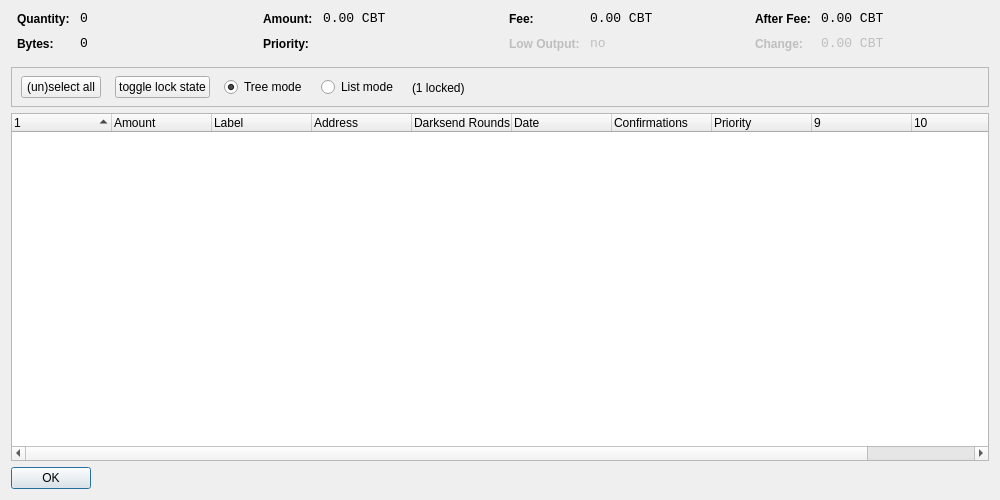
<?xml version="1.0" encoding="UTF-8"?>
<ui version="4.0">
 <class>CoinControlDialog</class>
 <widget class="QDialog" name="CoinControlDialog">
  <property name="geometry">
   <rect>
    <x>0</x>
    <y>0</y>
    <width>1000</width>
    <height>500</height>
   </rect>
  </property>
  <property name="windowTitle">
   <string>Coin Control</string>
  </property>
  <layout class="QVBoxLayout" name="verticalLayout">
   <item>
    <layout class="QHBoxLayout" name="horizontalLayoutTop" stretch="0,0,0,0">
     <property name="topMargin">
      <number>0</number>
     </property>
     <property name="bottomMargin">
      <number>10</number>
     </property>
     <item>
      <layout class="QFormLayout" name="formLayoutCoinControl1">
       <property name="horizontalSpacing">
        <number>10</number>
       </property>
       <property name="verticalSpacing">
        <number>10</number>
       </property>
       <property name="leftMargin">
        <number>6</number>
       </property>
       <property name="rightMargin">
        <number>6</number>
       </property>
       <item row="0" column="0">
        <widget class="QLabel" name="labelCoinControlQuantityText">
         <property name="styleSheet">
          <string notr="true">font-weight:bold;</string>
         </property>
         <property name="text">
          <string>Quantity:</string>
         </property>
        </widget>
       </item>
       <item row="0" column="1">
        <widget class="QLabel" name="labelCoinControlQuantity">
         <property name="font">
          <font>
           <family>Monospace</family>
           <pointsize>10</pointsize>
          </font>
         </property>
         <property name="cursor">
          <cursorShape>IBeamCursor</cursorShape>
         </property>
         <property name="contextMenuPolicy">
          <enum>Qt::ActionsContextMenu</enum>
         </property>
         <property name="text">
          <string notr="true">0</string>
         </property>
         <property name="textInteractionFlags">
          <set>Qt::LinksAccessibleByMouse|Qt::TextSelectableByKeyboard|Qt::TextSelectableByMouse</set>
         </property>
        </widget>
       </item>
       <item row="1" column="0">
        <widget class="QLabel" name="labelCoinControlBytesText">
         <property name="styleSheet">
          <string notr="true">font-weight:bold;</string>
         </property>
         <property name="text">
          <string>Bytes:</string>
         </property>
        </widget>
       </item>
       <item row="1" column="1">
        <widget class="QLabel" name="labelCoinControlBytes">
         <property name="font">
          <font>
           <family>Monospace</family>
           <pointsize>10</pointsize>
          </font>
         </property>
         <property name="cursor">
          <cursorShape>IBeamCursor</cursorShape>
         </property>
         <property name="contextMenuPolicy">
          <enum>Qt::ActionsContextMenu</enum>
         </property>
         <property name="text">
          <string notr="true">0</string>
         </property>
         <property name="textInteractionFlags">
          <set>Qt::LinksAccessibleByMouse|Qt::TextSelectableByKeyboard|Qt::TextSelectableByMouse</set>
         </property>
        </widget>
       </item>
      </layout>
     </item>
     <item>
      <layout class="QFormLayout" name="formLayoutCoinControl2">
       <property name="horizontalSpacing">
        <number>10</number>
       </property>
       <property name="verticalSpacing">
        <number>10</number>
       </property>
       <property name="leftMargin">
        <number>6</number>
       </property>
       <property name="rightMargin">
        <number>6</number>
       </property>
       <item row="0" column="0">
        <widget class="QLabel" name="labelCoinControlAmountText">
         <property name="styleSheet">
          <string notr="true">font-weight:bold;</string>
         </property>
         <property name="text">
          <string>Amount:</string>
         </property>
        </widget>
       </item>
       <item row="0" column="1">
        <widget class="QLabel" name="labelCoinControlAmount">
         <property name="font">
          <font>
           <family>Monospace</family>
           <pointsize>10</pointsize>
          </font>
         </property>
         <property name="cursor">
          <cursorShape>IBeamCursor</cursorShape>
         </property>
         <property name="contextMenuPolicy">
          <enum>Qt::ActionsContextMenu</enum>
         </property>
         <property name="text">
          <string notr="true">0.00 CBT</string>
         </property>
         <property name="textInteractionFlags">
          <set>Qt::LinksAccessibleByMouse|Qt::TextSelectableByKeyboard|Qt::TextSelectableByMouse</set>
         </property>
        </widget>
       </item>
       <item row="1" column="0">
        <widget class="QLabel" name="labelCoinControlPriorityText">
         <property name="styleSheet">
          <string notr="true">font-weight:bold;</string>
         </property>
         <property name="text">
          <string>Priority:</string>
         </property>
        </widget>
       </item>
       <item row="1" column="1">
        <widget class="QLabel" name="labelCoinControlPriority">
         <property name="font">
          <font>
           <family>Monospace</family>
           <pointsize>10</pointsize>
          </font>
         </property>
         <property name="cursor">
          <cursorShape>IBeamCursor</cursorShape>
         </property>
         <property name="contextMenuPolicy">
          <enum>Qt::ActionsContextMenu</enum>
         </property>
         <property name="text">
          <string/>
         </property>
         <property name="textInteractionFlags">
          <set>Qt::LinksAccessibleByMouse|Qt::TextSelectableByKeyboard|Qt::TextSelectableByMouse</set>
         </property>
        </widget>
       </item>
      </layout>
     </item>
     <item>
      <layout class="QFormLayout" name="formLayoutCoinControl3">
       <property name="horizontalSpacing">
        <number>10</number>
       </property>
       <property name="verticalSpacing">
        <number>10</number>
       </property>
       <property name="leftMargin">
        <number>6</number>
       </property>
       <property name="rightMargin">
        <number>6</number>
       </property>
       <item row="0" column="0">
        <widget class="QLabel" name="labelCoinControlFeeText">
         <property name="styleSheet">
          <string notr="true">font-weight:bold;</string>
         </property>
         <property name="text">
          <string>Fee:</string>
         </property>
        </widget>
       </item>
       <item row="0" column="1">
        <widget class="QLabel" name="labelCoinControlFee">
         <property name="font">
          <font>
           <family>Monospace</family>
           <pointsize>10</pointsize>
          </font>
         </property>
         <property name="cursor">
          <cursorShape>IBeamCursor</cursorShape>
         </property>
         <property name="contextMenuPolicy">
          <enum>Qt::ActionsContextMenu</enum>
         </property>
         <property name="text">
          <string notr="true">0.00 CBT</string>
         </property>
         <property name="textInteractionFlags">
          <set>Qt::LinksAccessibleByMouse|Qt::TextSelectableByKeyboard|Qt::TextSelectableByMouse</set>
         </property>
        </widget>
       </item>
       <item row="1" column="0">
        <widget class="QLabel" name="labelCoinControlLowOutputText">
         <property name="enabled">
          <bool>false</bool>
         </property>
         <property name="styleSheet">
          <string notr="true">font-weight:bold;</string>
         </property>
         <property name="text">
          <string>Low Output:</string>
         </property>
        </widget>
       </item>
       <item row="1" column="1">
        <widget class="QLabel" name="labelCoinControlLowOutput">
         <property name="enabled">
          <bool>false</bool>
         </property>
         <property name="font">
          <font>
           <family>Monospace</family>
           <pointsize>10</pointsize>
          </font>
         </property>
         <property name="cursor">
          <cursorShape>IBeamCursor</cursorShape>
         </property>
         <property name="contextMenuPolicy">
          <enum>Qt::ActionsContextMenu</enum>
         </property>
         <property name="text">
          <string notr="true">no</string>
         </property>
         <property name="textInteractionFlags">
          <set>Qt::LinksAccessibleByMouse|Qt::TextSelectableByKeyboard|Qt::TextSelectableByMouse</set>
         </property>
        </widget>
       </item>
      </layout>
     </item>
     <item>
      <layout class="QFormLayout" name="formLayoutCoinControl4">
       <property name="horizontalSpacing">
        <number>10</number>
       </property>
       <property name="verticalSpacing">
        <number>10</number>
       </property>
       <property name="leftMargin">
        <number>6</number>
       </property>
       <property name="rightMargin">
        <number>6</number>
       </property>
       <item row="0" column="0">
        <widget class="QLabel" name="labelCoinControlAfterFeeText">
         <property name="styleSheet">
          <string notr="true">font-weight:bold;</string>
         </property>
         <property name="text">
          <string>After Fee:</string>
         </property>
        </widget>
       </item>
       <item row="0" column="1">
        <widget class="QLabel" name="labelCoinControlAfterFee">
         <property name="font">
          <font>
           <family>Monospace</family>
           <pointsize>10</pointsize>
          </font>
         </property>
         <property name="cursor">
          <cursorShape>IBeamCursor</cursorShape>
         </property>
         <property name="contextMenuPolicy">
          <enum>Qt::ActionsContextMenu</enum>
         </property>
         <property name="text">
          <string notr="true">0.00 CBT</string>
         </property>
         <property name="textInteractionFlags">
          <set>Qt::LinksAccessibleByMouse|Qt::TextSelectableByKeyboard|Qt::TextSelectableByMouse</set>
         </property>
        </widget>
       </item>
       <item row="1" column="0">
        <widget class="QLabel" name="labelCoinControlChangeText">
         <property name="enabled">
          <bool>false</bool>
         </property>
         <property name="styleSheet">
          <string notr="true">font-weight:bold;</string>
         </property>
         <property name="text">
          <string>Change:</string>
         </property>
        </widget>
       </item>
       <item row="1" column="1">
        <widget class="QLabel" name="labelCoinControlChange">
         <property name="enabled">
          <bool>false</bool>
         </property>
         <property name="font">
          <font>
           <family>Monospace</family>
           <pointsize>10</pointsize>
          </font>
         </property>
         <property name="cursor">
          <cursorShape>IBeamCursor</cursorShape>
         </property>
         <property name="contextMenuPolicy">
          <enum>Qt::ActionsContextMenu</enum>
         </property>
         <property name="text">
          <string notr="true">0.00 CBT</string>
         </property>
         <property name="textInteractionFlags">
          <set>Qt::LinksAccessibleByMouse|Qt::TextSelectableByKeyboard|Qt::TextSelectableByMouse</set>
         </property>
        </widget>
       </item>
      </layout>
     </item>
    </layout>
   </item>
   <item>
    <widget class="QFrame" name="frame">
     <property name="minimumSize">
      <size>
       <width>0</width>
       <height>40</height>
      </size>
     </property>
     <property name="frameShape">
      <enum>QFrame::StyledPanel</enum>
     </property>
     <property name="frameShadow">
      <enum>QFrame::Sunken</enum>
     </property>
     <widget class="QWidget" name="horizontalLayoutWidget">
      <property name="geometry">
       <rect>
        <x>10</x>
        <y>0</y>
        <width>781</width>
        <height>41</height>
       </rect>
      </property>
      <layout class="QHBoxLayout" name="horizontalLayoutPanel" stretch="0,0,0,0,0">
       <property name="spacing">
        <number>14</number>
       </property>
       <item>
        <widget class="QPushButton" name="pushButtonSelectAll">
         <property name="sizePolicy">
          <sizepolicy hsizetype="Maximum" vsizetype="Fixed">
           <horstretch>0</horstretch>
           <verstretch>0</verstretch>
          </sizepolicy>
         </property>
         <property name="text">
          <string>(un)select all</string>
         </property>
        </widget>
       </item>
        <item>
         <widget class="QPushButton" name="pushButtonToggleLock">
          <property name="sizePolicy">
           <sizepolicy hsizetype="Maximum" vsizetype="Fixed">
            <horstretch>0</horstretch>
            <verstretch>0</verstretch>
           </sizepolicy>
          </property>
          <property name="text">
           <string>toggle lock state</string>
          </property>
          <property name="autoDefault">
           <bool>false</bool>
          </property>
         </widget>
        </item>
       <item>
        <widget class="QRadioButton" name="radioTreeMode">
         <property name="sizePolicy">
          <sizepolicy hsizetype="Maximum" vsizetype="Fixed">
           <horstretch>0</horstretch>
           <verstretch>0</verstretch>
          </sizepolicy>
         </property>
         <property name="text">
          <string>Tree mode</string>
         </property>
         <property name="checked">
          <bool>true</bool>
         </property>
        </widget>
       </item>
       <item>
        <widget class="QRadioButton" name="radioListMode">
         <property name="sizePolicy">
          <sizepolicy hsizetype="Maximum" vsizetype="Fixed">
           <horstretch>0</horstretch>
           <verstretch>0</verstretch>
          </sizepolicy>
         </property>
         <property name="text">
          <string>List mode</string>
         </property>
        </widget>
       </item>
        <item>
         <widget class="QLabel" name="labelLocked">
          <property name="text">
           <string>(1 locked)</string>
          </property>
         </widget>
        </item>
       <item>
        <spacer name="horizontalSpacer">
         <property name="orientation">
          <enum>Qt::Horizontal</enum>
         </property>
         <property name="sizeHint" stdset="0">
          <size>
           <width>40</width>
           <height>20</height>
          </size>
         </property>
        </spacer>
       </item>
      </layout>
     </widget>
    </widget>
   </item>
   <item>
    <widget class="CoinControlTreeWidget" name="treeWidget">
     <property name="contextMenuPolicy">
      <enum>Qt::CustomContextMenu</enum>
     </property>
     <property name="sortingEnabled">
      <bool>false</bool>
     </property>
     <property name="columnCount">
      <number>11</number>
     </property>
     <attribute name="headerShowSortIndicator" stdset="0">
      <bool>true</bool>
     </attribute>
     <attribute name="headerStretchLastSection">
      <bool>false</bool>
     </attribute>
     <column>
      <property name="text">
       <string/>
      </property>
     </column>
     <column>
      <property name="text">
       <string>Amount</string>
      </property>
     </column>
     <column>
      <property name="text">
       <string>Label</string>
      </property>
     </column>
     <column>
      <property name="text">
       <string>Address</string>
      </property>
     </column>
     <column>
      <property name="text">
       <string>Darksend Rounds</string>
      </property>
    </column>
     <column>
      <property name="text">
       <string>Date</string>
      </property>
     </column>
     <column>
      <property name="text">
       <string>Confirmations</string>
      </property>
      <property name="toolTip">
       <string>Confirmed</string>
      </property>
     </column>
     <column>
      <property name="text">
       <string>Priority</string>
      </property>
     </column>
     <column>
      <property name="text">
       <string/>
      </property>
     </column>
     <column>
      <property name="text">
       <string/>
      </property>
     </column>
     <column>
      <property name="text">
       <string/>
      </property>
     </column>
     <column>
      <property name="text">
       <string/>
      </property>
     </column>
    </widget>
   </item>
   <item>
    <widget class="QDialogButtonBox" name="buttonBox">
     <property name="sizePolicy">
      <sizepolicy hsizetype="Maximum" vsizetype="Fixed">
       <horstretch>0</horstretch>
       <verstretch>0</verstretch>
      </sizepolicy>
     </property>
     <property name="orientation">
      <enum>Qt::Horizontal</enum>
     </property>
     <property name="standardButtons">
      <set>QDialogButtonBox::Ok</set>
     </property>
    </widget>
   </item>
  </layout>
 </widget>
 <customwidgets>
  <customwidget>
   <class>CoinControlTreeWidget</class>
   <extends>QTreeWidget</extends>
   <header>coincontroltreewidget.h</header>
  </customwidget>
 </customwidgets>
 <resources/>
 <connections/>
</ui>
